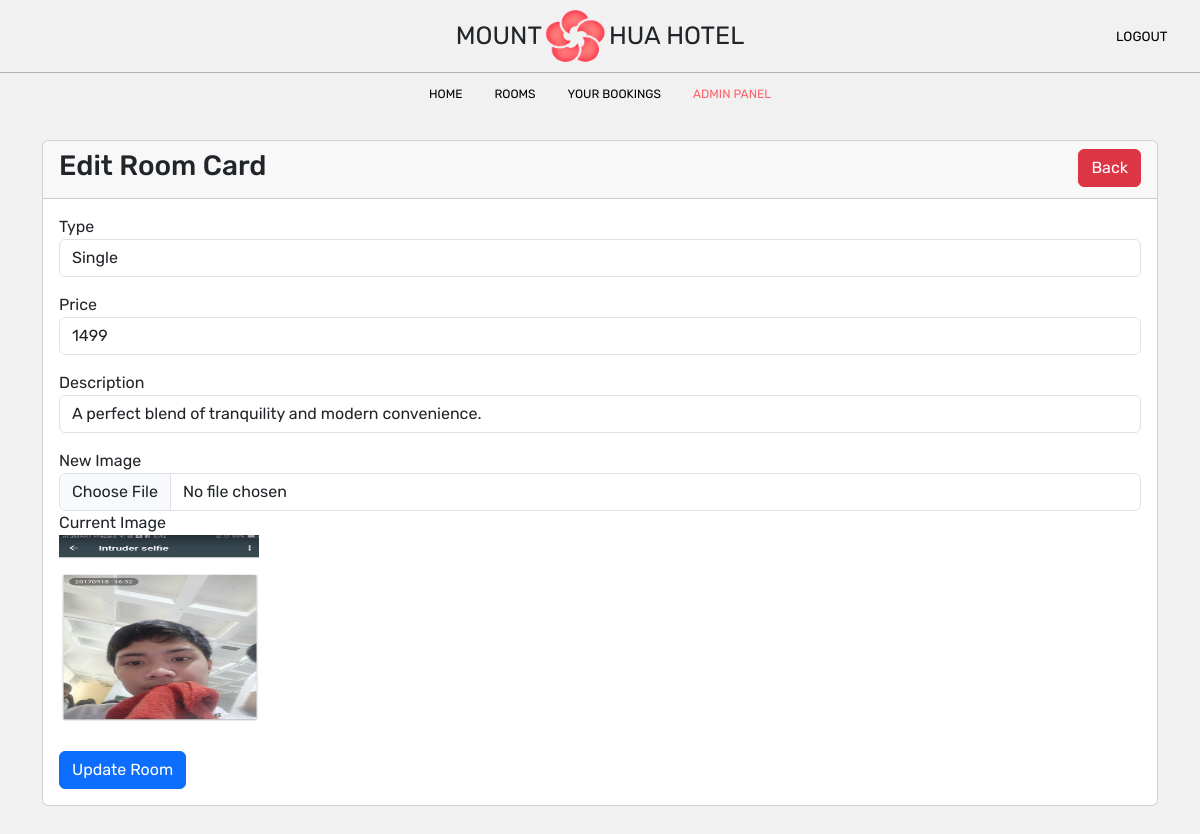
/website/admin/admin_room_card_edit.php?room_card_id=1, run on the app's committed database.
### tables this page shows
CREATE TABLE `room_card` (
  `room_card_id` int(11) NOT NULL,
  `image` varchar(255) DEFAULT NULL,
  `type` varchar(50) DEFAULT NULL,
  `price` int(11) DEFAULT NULL,
  `description` text DEFAULT NULL
);

### website/admin/includes/dbh.inc.php (called while the page is built)
<?php
class Dbh
{
    private $dsn = "mysql:host=localhost;dbname=hoteldatabase";
    private $dbusername = "root";
    private $dbpassword = "";
    protected function connect()
    {
        try {
            $pdo = new PDO($this->dsn, $this->dbusername, $this->dbpassword);
            $pdo->setAttribute(PDO::ATTR_ERRMODE, PDO::ERRMODE_EXCEPTION);
            return $pdo;
        } catch (PDOException $e) {
            echo "Connection Failed: " . $e->getMessage();
        }
    }
}

### website/admin/includes/admin_model.inc.php (called while the page is built, shortened)
<?php
require_once 'dbh.inc.php';
class admin_model extends Dbh
{
    public function get_room_card_id($room_card_id)
    {
        $query = "SELECT * FROM room_card WHERE room_card_id = :room_card_id LIMIT 1;";
        $stmt = $this->connect()->prepare($query);
        $stmt->bindParam(":room_card_id", $room_card_id);
        $stmt->execute();
        $result = $stmt->fetch(PDO::FETCH_ASSOC);
        return $result;
    }
}

### website/admin/admin_room_card_edit.php (the view, shortened to what this page needs)
<?php
require_once '../admin/includes/dbh.inc.php';
require_once '../admin/includes/admin_model.inc.php';
require_once '../admin/includes/admin_view.inc.php';
if (isset($_GET['room_card_id'])) {
    $room_card_id = $_GET['room_card_id'];
    $admin_model = new admin_model();
    $result = $admin_model->get_room_card_id($room_card_id);
}
?>
<!DOCTYPE html>
<html lang="en">
<head>
    <link rel="stylesheet" href="	https://cdn.jsdelivr.net/npm/bootstrap@5.3.2/dist/css/bootstrap.min.css">
    <link rel="stylesheet" href="../homePage.css">
</head>
<body>
    <nav>
        <div class="parent_nav_top">
            <div class="logo">
                <h1 class="mount">MOUNT </h1>
                <img src="../picture/mounthua.webp" alt="Mount Hua Logo" class="mount_hua_logo">
                <h1 class="hua_hotel"> HUA HOTEL</h1>
            </div>
            <div class="side_nav">
                <form action="../includes/logout.inc.php" method="post">
                    <button class="logout">LOGOUT</button>
                </form>
            </div>
        </div>
        <div class="top_nav">
            <a href="./admin_home_page.php">HOME</a>
            <a href="./admin_room_page.php">ROOMS</a>
            <a href="./admin_bookings_page.php">YOUR BOOKINGS</a>
            <a href="./admin_adminPanel_page.php" class="active">ADMIN PANEL</a>
        </div>
    </nav>
    <div class="container">
        <div class="row">
            <div class="edit_container col-md-12 mt-4">
                <div class="card">
                    <div class="card-header">
                        <h3>Edit Room Card
                            <a href="../admin/admin_adminPanel_page.php" class="btn btn-danger float-end">Back</a>
                        </h3>
                    </div>
                    <div class="card-body">
                        <form action="../admin/includes/admin_room_card_edit.inc.php" method="POST"  enctype="multipart/form-data">
                            <div class="mb-3">
                                <label>Type</label>
                                <input type="text" name="type" value="<?= $result['type']; ?> " class="form-control" />
                            </div>
                            <div class="mb-3">
                                <label>Price</label>
                                <input type="text" name="price" value="<?= $result['price']; ?> " class="form-control" />
                            </div>
                            <div class="mb-3">
                                <label>Description</label>
                                <input type="text" name="description" value="<?= $result['description']; ?> " class="form-control" />
                            </div>
                            <div class="mb-3">
                                <label>New Image</label>
                                <input type="file" name="image" class="form-control" />
                                <label>Current Image</label><br>
                                <img class="img_admin" src="../admin/includes/pictures/<?= $result['image']; ?>"><br>
                            </div>
                            <button type="submit" name="update_room_card_btn" class="btn btn-primary">Update Room</button>
                        </form>
                    </div>
                </div>
            </div>
        </div>
    </div>
</body>
</html>

### website/homePage.css (style rules this page uses)
body { display: flex; flex-direction: column; font-family: 'Rubik', sans-serif; margin: 0; background-color: #F1F1F1; min-height: 100vh; animation: fadeIn 2s ease; }
.logo { position: absolute; display: flex; flex-direction: row; align-items: center; justify-content: center; height: 70.50px; width: 288.531px; left: 50%; transform: translateX(-50%); }
img.mount_hua_logo { height: 56px; width: 67px; }
h1.mount { font-size: 25px; font-weight: normal; margin: 20.75px 0; }
h1.hua_hotel { font-size: 25px; font-weight: normal; margin: 20.75px 0; }
nav { position: sticky; top: 0; background-color: #F1F1F1; z-index: 1000; height: 115.5px; }
.top_nav { display: flex; justify-content: center; align-items: center; height: 42px; }
.top_nav a { float: left; text-align: center; padding: 14px 16px; text-decoration: none; color: black; font-size: 12px; }
.top_nav a.active { color: #FF5F68; }
.parent_nav_top { position: relative; display: flex; flex-direction: row; justify-content: space-between; align-items: center; border-bottom: 1px solid #AFAFAF; height: 72.5px; }
button.logout { font-family: 'Rubik', sans-serif; background-color: #F1F1F1; border-style: none; font-size: 13.33px; }
.side_nav { width: 90px; }
.img_admin { width: 200px; height: 200px; object-fit: fit; }
.edit_container { padding-bottom: 50px; }

### data on the page
room_card: type "Single", price "1499", description "A perfect blend of tranquility and modern convenience.", image (picture)
